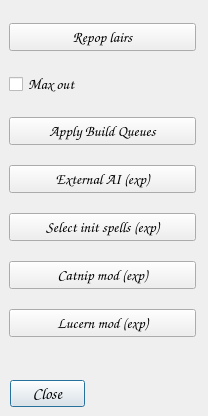
<?xml version="1.0" encoding="UTF-8"?>
<ui version="4.0">
 <class>DialogTools</class>
 <widget class="QDialog" name="DialogTools">
  <property name="geometry">
   <rect>
    <x>0</x>
    <y>0</y>
    <width>208</width>
    <height>416</height>
   </rect>
  </property>
  <property name="font">
   <font>
    <family>URW Chancery L</family>
    <pointsize>12</pointsize>
    <italic>true</italic>
   </font>
  </property>
  <property name="windowTitle">
   <string>Tools</string>
  </property>
  <widget class="QDialogButtonBox" name="buttonBox">
   <property name="geometry">
    <rect>
     <x>10</x>
     <y>380</y>
     <width>75</width>
     <height>27</height>
    </rect>
   </property>
   <property name="orientation">
    <enum>Qt::Horizontal</enum>
   </property>
   <property name="standardButtons">
    <set>QDialogButtonBox::Close</set>
   </property>
  </widget>
  <widget class="QWidget" name="layoutWidget">
   <property name="geometry">
    <rect>
     <x>9</x>
     <y>9</y>
     <width>187</width>
     <height>346</height>
    </rect>
   </property>
   <layout class="QVBoxLayout" name="verticalLayout">
    <item>
     <widget class="QPushButton" name="pushButton_RepopLairs">
      <property name="sizePolicy">
       <sizepolicy hsizetype="Fixed" vsizetype="Fixed">
        <horstretch>0</horstretch>
        <verstretch>0</verstretch>
       </sizepolicy>
      </property>
      <property name="maximumSize">
       <size>
        <width>200</width>
        <height>16777215</height>
       </size>
      </property>
      <property name="font">
       <font>
        <pointsize>11</pointsize>
        <italic>true</italic>
       </font>
      </property>
      <property name="text">
       <string>Repop lairs</string>
      </property>
      <property name="icon">
       <iconset resource="../Resources/InteractiveGameTweaker.qrc">
        <normaloff>:/heroes/marcus.gif</normaloff>:/heroes/marcus.gif</iconset>
      </property>
      <property name="iconSize">
       <size>
        <width>32</width>
        <height>32</height>
       </size>
      </property>
     </widget>
    </item>
    <item>
     <widget class="QCheckBox" name="checkBox_RepopMaxOut">
      <property name="sizePolicy">
       <sizepolicy hsizetype="Fixed" vsizetype="Fixed">
        <horstretch>0</horstretch>
        <verstretch>0</verstretch>
       </sizepolicy>
      </property>
      <property name="maximumSize">
       <size>
        <width>200</width>
        <height>16777215</height>
       </size>
      </property>
      <property name="font">
       <font>
        <pointsize>11</pointsize>
        <italic>true</italic>
       </font>
      </property>
      <property name="text">
       <string>Max out</string>
      </property>
     </widget>
    </item>
    <item>
     <widget class="QPushButton" name="pushButton_ApplyBuildQueues">
      <property name="sizePolicy">
       <sizepolicy hsizetype="Fixed" vsizetype="Fixed">
        <horstretch>0</horstretch>
        <verstretch>0</verstretch>
       </sizepolicy>
      </property>
      <property name="maximumSize">
       <size>
        <width>200</width>
        <height>16777215</height>
       </size>
      </property>
      <property name="font">
       <font>
        <pointsize>11</pointsize>
        <italic>true</italic>
       </font>
      </property>
      <property name="text">
       <string>Apply Build Queues</string>
      </property>
      <property name="icon">
       <iconset resource="../Resources/InteractiveGameTweaker.qrc">
        <normaloff>:/heroes/aureus.gif</normaloff>:/heroes/aureus.gif</iconset>
      </property>
      <property name="iconSize">
       <size>
        <width>32</width>
        <height>32</height>
       </size>
      </property>
     </widget>
    </item>
    <item>
     <widget class="QPushButton" name="pushButton_ExternalAI">
      <property name="sizePolicy">
       <sizepolicy hsizetype="Fixed" vsizetype="Fixed">
        <horstretch>0</horstretch>
        <verstretch>0</verstretch>
       </sizepolicy>
      </property>
      <property name="maximumSize">
       <size>
        <width>200</width>
        <height>16777215</height>
       </size>
      </property>
      <property name="font">
       <font>
        <pointsize>11</pointsize>
        <italic>true</italic>
       </font>
      </property>
      <property name="text">
       <string>External AI (exp)</string>
      </property>
      <property name="icon">
       <iconset resource="../Resources/InteractiveGameTweaker.qrc">
        <normaloff>:/heroes/roland.gif</normaloff>:/heroes/roland.gif</iconset>
      </property>
      <property name="iconSize">
       <size>
        <width>32</width>
        <height>32</height>
       </size>
      </property>
     </widget>
    </item>
    <item>
     <widget class="QPushButton" name="pushButton_SelectInitialSpells">
      <property name="sizePolicy">
       <sizepolicy hsizetype="Fixed" vsizetype="Fixed">
        <horstretch>0</horstretch>
        <verstretch>0</verstretch>
       </sizepolicy>
      </property>
      <property name="maximumSize">
       <size>
        <width>200</width>
        <height>16777215</height>
       </size>
      </property>
      <property name="font">
       <font>
        <pointsize>11</pointsize>
        <italic>true</italic>
       </font>
      </property>
      <property name="text">
       <string>Select init spells (exp)</string>
      </property>
      <property name="icon">
       <iconset resource="../Resources/InteractiveGameTweaker.qrc">
        <normaloff>:/heroes/aerie.gif</normaloff>:/heroes/aerie.gif</iconset>
      </property>
      <property name="iconSize">
       <size>
        <width>32</width>
        <height>32</height>
       </size>
      </property>
     </widget>
    </item>
    <item>
     <widget class="QPushButton" name="pushButton_CatnipMod">
      <property name="sizePolicy">
       <sizepolicy hsizetype="Fixed" vsizetype="Fixed">
        <horstretch>0</horstretch>
        <verstretch>0</verstretch>
       </sizepolicy>
      </property>
      <property name="maximumSize">
       <size>
        <width>200</width>
        <height>16777215</height>
       </size>
      </property>
      <property name="font">
       <font>
        <pointsize>11</pointsize>
        <italic>true</italic>
       </font>
      </property>
      <property name="text">
       <string>Catnip mod (exp)</string>
      </property>
      <property name="icon">
       <iconset resource="../Resources/InteractiveGameTweaker.qrc">
        <normaloff>:/heroes/catwalk.jpg</normaloff>:/heroes/catwalk.jpg</iconset>
      </property>
      <property name="iconSize">
       <size>
        <width>32</width>
        <height>32</height>
       </size>
      </property>
     </widget>
    </item>
    <item>
     <widget class="QPushButton" name="pushButton_LucernMod">
      <property name="sizePolicy">
       <sizepolicy hsizetype="Fixed" vsizetype="Fixed">
        <horstretch>0</horstretch>
        <verstretch>0</verstretch>
       </sizepolicy>
      </property>
      <property name="maximumSize">
       <size>
        <width>200</width>
        <height>16777215</height>
       </size>
      </property>
      <property name="font">
       <font>
        <pointsize>11</pointsize>
        <italic>true</italic>
       </font>
      </property>
      <property name="text">
       <string>Lucern mod (exp)</string>
      </property>
      <property name="icon">
       <iconset resource="../Resources/InteractiveGameTweaker.qrc">
        <normaloff>:/heroes/lucern.png</normaloff>:/heroes/lucern.png</iconset>
      </property>
      <property name="iconSize">
       <size>
        <width>32</width>
        <height>32</height>
       </size>
      </property>
     </widget>
    </item>
   </layout>
  </widget>
 </widget>
 <resources>
  <include location="../Resources/InteractiveGameTweaker.qrc"/>
 </resources>
 <connections>
  <connection>
   <sender>buttonBox</sender>
   <signal>accepted()</signal>
   <receiver>DialogTools</receiver>
   <slot>accept()</slot>
   <hints>
    <hint type="sourcelabel">
     <x>248</x>
     <y>254</y>
    </hint>
    <hint type="destinationlabel">
     <x>157</x>
     <y>274</y>
    </hint>
   </hints>
  </connection>
  <connection>
   <sender>buttonBox</sender>
   <signal>rejected()</signal>
   <receiver>DialogTools</receiver>
   <slot>reject()</slot>
   <hints>
    <hint type="sourcelabel">
     <x>316</x>
     <y>260</y>
    </hint>
    <hint type="destinationlabel">
     <x>286</x>
     <y>274</y>
    </hint>
   </hints>
  </connection>
 </connections>
</ui>
